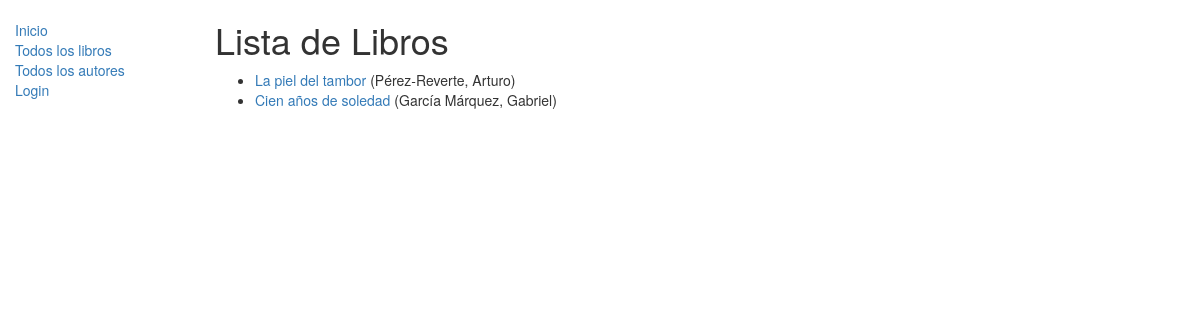
The page /books/ on the database its author committed.
### catalog/models.py (models this page shows, shortened)
class Book(models.Model):
    title = models.CharField(max_length=200)
    author = models.ForeignKey('Author', on_delete=models.SET_NULL, null=True)
    summary = models.TextField(max_length=1000, help_text="Ingrese una breve descripción del libro")
    isbn = models.CharField('ISBN',max_length=13, help_text='13 Caracteres <a href="https://www.isbn-international.org/content/what-isbn">ISBN number</a>')
    genre = models.ManyToManyField(Genre, help_text="Seleccione un genero para este libro")
    idiom = models.ForeignKey('Idiom', on_delete=models.SET_NULL, null=True)
    def get_absolute_url(self):
        return reverse('book-detail', args=[str(self.id)])

class Author(models.Model):
    first_name = models.CharField(max_length=100)
    last_name = models.CharField(max_length=100)
    date_of_birth = models.DateField(null=True, blank=True)
    date_of_death = models.DateField('Died', null=True, blank=True)
    def __str__(self):
        return '%s, %s' % (self.last_name, self.first_name)

### catalog/views.py (the view)
# urls.py: url(r'^books/$', views.BookListView.as_view(), name='books'),
class BookListView(generic.ListView):
    model = Book

### catalog/templates/catalog/book_list.html
{% extends "base_generic.html" %}
{% block content %}
    <h1>Lista de Libros</h1>
    {% if book_list %}
    <ul>
      {% for book in book_list %}
      <li>
        <a href="{{ book.get_absolute_url }}">{{ book.title }}</a> ({{book.author}})
      </li>
      {% endfor %}
    </ul>
    {% else %}
      <p>No hay libros en la biblioteca.</p>
    {% endif %}
{% endblock %}

### rows shown on the page
Book: title "La piel del tambor", author "Pérez-Reverte, Arturo"
Book: title "Cien años de soledad", author "García Márquez, Gabriel"
